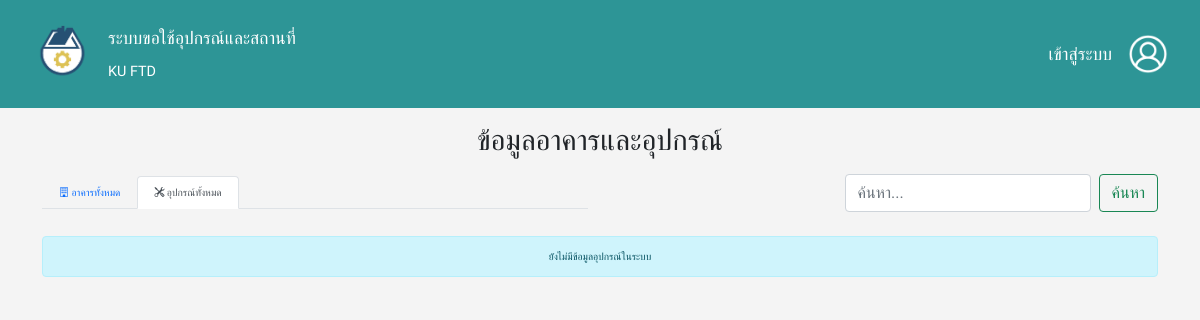
The page /?mode=equipment on the database as committed earlier.
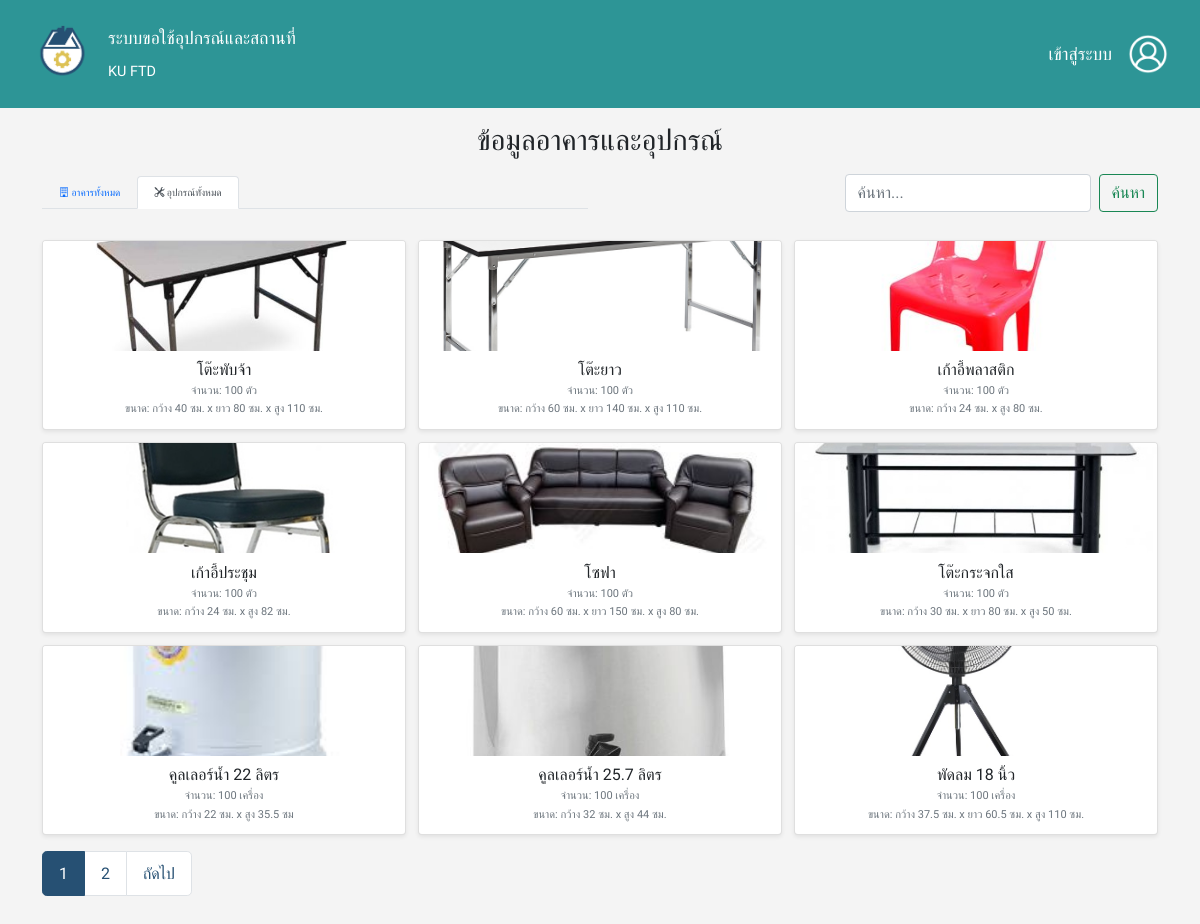
The same page on the database as committed later.
### tables this page shows
CREATE TABLE `equipments` (
  `equip_id` int(10) NOT NULL,
  `equip_name` varchar(100) NOT NULL,
  `quantity` int(3) NOT NULL,
  `measure` varchar(50) NOT NULL,
  `size` varchar(100) NOT NULL,
  `equip_pic` varchar(255) NOT NULL
);

### php/user_data-view.php (called while the page is built, shortened)
<?php
include 'database/database.php';
$items_per_page = 9;
$current_page = isset($_GET['page']) ? (int)$_GET['page'] : 1;
$offset = ($current_page - 1) * $items_per_page;
$search_query = isset($_GET['search']) ? trim($_GET['search']) : '';
$search_param = '%' . $search_query . '%';
$mode = isset($_GET['mode']) ? $_GET['mode'] : 'buildings';
$data = [];
$total_items = 0;
try {
    if ($mode == 'buildings') {
        $sql_count = "SELECT COUNT(DISTINCT b.building_id)
                    FROM buildings b
                    LEFT JOIN facilities f ON b.building_id = f.building_id
                    WHERE b.building_name LIKE ? OR f.facility_name LIKE ?";
        $stmt_count = $conn->prepare($sql_count);
        $stmt_count->bind_param("ss", $search_param, $search_param);
        $stmt_count->execute();
        $stmt_count->bind_result($total_items);
        $stmt_count->fetch();
        $stmt_count->close();
        $sql_data = "SELECT
                        b.building_id,
                        b.building_name,
                        b.building_pic,
                        GROUP_CONCAT(
                            CASE
                                WHEN f.facility_name LIKE ? THEN f.facility_name
                                ELSE NULL
                            END
                            SEPARATOR ', '
                        ) AS matched_facilities
                    FROM buildings b
                    LEFT JOIN facilities f ON b.building_id = f.building_id
                    WHERE b.building_name LIKE ? OR f.facility_name LIKE ?
                    GROUP BY b.building_id, b.building_name, b.building_pic
                    ORDER BY CAST(b.building_id AS UNSIGNED) ASC
                    LIMIT ? OFFSET ?";
        $stmt_data = $conn->prepare($sql_data);
        $stmt_data->bind_param("sssii", $search_param, $search_param, $search_param, $items_per_page, $offset);
        $stmt_data->execute();
        $result_data = $stmt_data->get_result();
        while ($row = $result_data->fetch_assoc()) {
            $data[] = $row;
        }
        $stmt_data->close();
    } elseif ($mode == 'equipment') {
        $sql_count = "SELECT COUNT(*) FROM equipments WHERE equip_name LIKE ?";
        $stmt_count = $conn->prepare($sql_count);
        $stmt_count->bind_param("s", $search_param);
        $stmt_count->execute();
        $stmt_count->bind_result($total_items);
        $sql_data = "SELECT equip_id, equip_name, quantity, measure, size, equip_pic FROM equipments WHERE equip_name LIKE ? ORDER BY equip_id ASC LIMIT ? OFFSET ?";
        $stmt_data = $conn->prepare($sql_data);
        $stmt_data->bind_param("sii", $search_param, $items_per_page, $offset);
        $stmt_data->execute();
        $result_data = $stmt_data->get_result();
        while ($row = $result_data->fetch_assoc()) {
            $data[] = $row;
        }
    }
} catch (Exception $e) {
    error_log("Database Error: " . $e->getMessage());
}
$total_pages = ceil($total_items / $items_per_page);
?>

### index.php (the view, shortened to what this page needs)
<?php
    include 'database/database.php';
    require_once 'php/user_data-view.php';
?>
<!DOCTYPE html>
<html lang="th">
<head>
    <?php include 'header.php'?>
    <link href='https://cdn.jsdelivr.net/npm/fullcalendar@5.11.3/main.min.css' rel='stylesheet' />
</head>
<body>
    <nav class="navbar navbar-dark navigator">
        <div class="container-fluid">
            <div class="d-flex align-items-center gap-3">
                <img src="./images/logo.png" class="img-fluid logo" alt="Logo">
                <div class="d-flex flex-column">
                    <span class="navbar-brand mb-0 fs-5 fs-md-4">ระบบขอใช้อุปกรณ์และสถานที่</span>
                    <span class="navbar-brand mb-0 fs-6 fs-md-5">KU FTD</span>
                </div>
            </div>
            <div class="d-flex align-items-center ms-auto">
                <a class="navbar-brand mb-0 fs-5 fs-md-4" href="login-page.php">เข้าสู่ระบบ</a>
                <a href="login-page.php">
                    <img src="./images/user_button.png" class="img-fluid logo" style="width:40px; height:40px; object-fit:cover;" alt="User Button">
                </a>
            </div>
        </div>
    </nav>
    <div class="container mt-0">
        <h1 class="mb-3 text-center">ข้อมูลอาคารและอุปกรณ์</h1>
        <div class="row mb-3 align-items-center">
            <div class="col-md-6">
                <ul class="nav nav-tabs">
                    <li class="nav-item">
                        <a class="nav-link <?php echo ($mode == 'buildings' || $mode == 'building_detail' || $mode == 'facility_detail') ? 'active' : ''; ?>" aria-current="page" href="?mode=buildings">
                            <i class="bi bi-building"></i> อาคารทั้งหมด
                        </a>
                    </li>
                    <li class="nav-item">
                        <a class="nav-link <?php echo ($mode == 'equipment' || $mode == 'equip_detail') ? 'active' : ''; ?>" href="?mode=equipment">
                            <i class="bi bi-tools"></i> อุปกรณ์ทั้งหมด
                        </a>
                    </li>
                </ul>
            </div>
            <div class="col-md-6">
                <div class="d-flex justify-content-end">
                    <form class="d-flex" action="" method="GET">
                        <input class="form-control me-2" type="search" placeholder="ค้นหา..." aria-label="Search" name="search" value="<?php echo htmlspecialchars($search_query); ?>">
                            <button class="btn btn-outline-success" type="submit">ค้นหา</button>
                    </form>
                </div>
            </div>
        </div>
        <?php
        if ($mode == 'facility_detail' && $detail_item):
            $back_link = '?mode=building_detail&building_id=' . htmlspecialchars($detail_item['building_id']);
        ?>
            <div class="card p-3 my-3">
                <h2 class="card-title mb-3">รายละเอียดสถานที่: <?php echo htmlspecialchars($detail_item['facility_name']); ?></h2>
                <div class="row">
                    <div class="col-12 col-md-4 text-center">
                        <?php if ($detail_item['facility_pic'] && file_exists($detail_item['facility_pic'])): ?>
                            <img src="<?php echo htmlspecialchars($detail_item['facility_pic']); ?>" class="detail-img img-fluid" alt="Facility Picture">
                        <?php else: ?>
                            <img src="./images/placeholder.png" class="detail-img img-fluid" alt="No Image">
                        <?php endif; ?>
                    </div>
                    <div class="col-12 col-md-8 details-text">
                        <p class="mb-1"><strong>ชื่อสถานที่:</strong> <?php echo htmlspecialchars($detail_item['facility_name']); ?></p>
                        <p class="mb-1"><strong>รายละเอียด:</strong> <?php echo nl2br(htmlspecialchars($detail_item['facility_des'])); ?></p>
                        <p class="mb-1"><strong>อาคาร:</strong> <?php echo htmlspecialchars($detail_item['building_id']); ?></p>
                        <p class="mb-1"><strong>ชื่ออาคาร:</strong> <?php echo htmlspecialchars($detail_item['building_name']); ?></p>
                    </div>
                </div>
                <div class="d-flex justify-content-start mt-3">
                    <a href="<?php echo htmlspecialchars($back_link); ?>" class="btn btn-secondary">ย้อนกลับ</a>
                </div>
            </div>
        <?php
        else:
            if (empty($data)):
        ?>
                <div class="alert alert-info text-center mt-4">
                    <?php if (!empty($search_query)): ?>
                        ไม่พบข้อมูลที่คุณค้นหา "<?php echo htmlspecialchars($search_query); ?>"
                    <?php else: ?>
                        <?php if ($mode == 'buildings'): ?>
                            ยังไม่มีข้อมูลอาคารในระบบ
                        <?php elseif ($mode == 'equipment'): ?>
                            ยังไม่มีข้อมูลอุปกรณ์ในระบบ
                        <?php elseif ($mode == 'building_detail' && $detail_item): ?>
                            ยังไม่มีข้อมูลสถานที่ในอาคาร "<?php echo htmlspecialchars($detail_item['building_name']); ?>"
                        <?php endif; ?>
                    <?php endif; ?>
                </div>
        <?php
            else:
        ?>
                <div class="row row-cols-1 row-cols-sm-2 row-cols-md-2 row-cols-lg-3 g-2 mt-0">
                    <?php foreach ($data as $item): ?>
                        <div class="col">
                            <div class="card h-100 shadow-sm">
                                <?php
                                $img_src = './images/placeholder.png';
                                $item_name = '';
                                $link_href = '#';
                                if ($mode == 'buildings') {
                                    $img_src = ($item['building_pic'] && file_exists($item['building_pic'])) ? htmlspecialchars($item['building_pic']) : $img_src;
                                    $item_name = htmlspecialchars($item['building_name']);
                                    $link_href = '?mode=building_detail&building_id=' . htmlspecialchars($item['building_id']);
                                } elseif ($mode == 'equipment') {
                                    $img_src = ($item['equip_pic'] && file_exists($item['equip_pic'])) ? htmlspecialchars($item['equip_pic']) : $img_src;
                                    $item_name = htmlspecialchars($item['equip_name']);
                                    $link_href = '?mode=equip_detail&equip_id=' . htmlspecialchars($item['equip_id']);
                                } elseif ($mode == 'building_detail') {
                                    $img_src = ($item['facility_pic'] && file_exists($item['facility_pic'])) ? htmlspecialchars($item['facility_pic']) : $img_src;
                                    $item_name = htmlspecialchars($item['facility_name']);
                                    $link_href = '?mode=facility_detail&facility_id=' . htmlspecialchars($item['facility_id']);
                                }
                                ?>
                                <a href="<?php echo $link_href; ?>" class="card-img-link">
                                    <img src="<?php echo $img_src; ?>" class="card-img-top" alt="<?php echo $item_name; ?>">
                                </a>
                                <div class="card-body d-flex flex-column">
                                    <?php if ($mode == 'buildings'): ?>
                                        <h5 class="card-title text-center">
                                            อาคาร <?php echo htmlspecialchars($item['building_id']); ?>: <?php echo htmlspecialchars($item['building_name']); ?>
                                        </h5>
                                        <?php if (!empty($search_query) && !empty($item['matched_facilities'])): ?>
                                            <p class="card-text text-success mb-0 small text-center">
                                                <i class="bi bi-search"></i> : <?php echo htmlspecialchars($item['matched_facilities']); ?>
                                            </p>
                                        <?php endif; ?>
                                    <?php else:  ?>
                                        <h5 class="card-title text-center"><?php echo $item_name; ?></h5>
                                    <?php endif; ?>
                                    <?php if ($mode == 'equipment'): ?>
                                        <p class="card-text text-muted mb-0 small text-center">จำนวน: <?php echo htmlspecialchars($item['quantity'] . ' ' . $item['measure']); ?></p>
                                        <p class="card-text text-muted mb-0 small text-center">ขนาด: <?php echo htmlspecialchars($item['size']); ?></p>
                                    <?php elseif ($mode == 'building_detail'): ?>
                                        <p class="card-text text-muted mb-0 small text-center">รายละเอียด: <?php echo htmlspecialchars(mb_strimwidth($item['facility_des'], 0, 40, "...")); ?></p>
                                    <?php endif; ?>
                                </div>
                            </div>
                        </div>
                    <?php endforeach; ?>
                </div>
                <nav aria-label="Page navigation" class="pagination-container mt-2 mb-0">
                    <ul class="pagination pagination-lg">
                        <?php for ($i = 1; $i <= $total_pages; $i++): ?>
                            <li class="page-item <?php echo ($i == $current_page) ? 'active' : ''; ?>">
                                <a class="page-link" href="?mode=<?php echo htmlspecialchars($mode); ?>&page=<?php echo $i; ?><?php echo !empty($search_query) ? '&search=' . htmlspecialchars($search_query) : ''; ?><?php echo ($mode == 'building_detail' && isset($_GET['building_id'])) ? '&building_id=' . htmlspecialchars($_GET['building_id']) : ''; ?>">
                                    <?php echo $i; ?>
                                </a>
                            </li>
                        <?php endfor; ?>
                        <?php if ($current_page < $total_pages): ?>
                            <li class="page-item">
                                <a class="page-link" href="?mode=<?php echo htmlspecialchars($mode); ?>&page=<?php echo $current_page + 1; ?><?php echo !empty($search_query) ? '&search=' . htmlspecialchars($search_query) : ''; ?><?php echo ($mode == 'building_detail' && isset($_GET['building_id'])) ? '&building_id=' . htmlspecialchars($_GET['building_id']) : ''; ?>">ถัดไป</a>
                            </li>
                        <?php endif; ?>
                    </ul>
                </nav>
        <?php
            endif;
        endif;
        ?>
    </div>
</body>
</html>

### header.php (shortened to what this page needs)
<head>
    <link href="https://cdn.jsdelivr.net/npm/bootstrap@5.0.2/dist/css/bootstrap.min.css" rel="stylesheet">
    <link rel="stylesheet" href="https://cdn.jsdelivr.net/npm/bootstrap-icons@1.11.3/font/bootstrap-icons.min.css">
    <link href="style.css" rel="stylesheet">
</head>

### style.css (style rules this page uses)
body { font-size: 10px; font-family: "Kanit", sans-serif; font-style: normal; font-weight: 400; }
.navigator { background-color: #2D9596; flex-shrink: 0; padding: 20px; }
.logo { width: 80px; height: auto; }
html, body { height: 100%; margin: 0; padding: 0; overflow: hidden; display: flex; flex-direction: column; background-color: #f4f4f4; }
.navigator .navbar-brand.fs-5 { font-size: 1.1rem !important; }
.navigator .navbar-brand.fs-6 { font-size: 0.9rem !important; }
.navigator .logo { width: 60px; height: 60px; object-fit: cover; }
.navigator .navbar-brand { color: white; }
.navigator .img-fluid.logo[style*="width:40px"] { width: 40px !important; height: 40px !important; }
.container { flex-grow: 1; overflow-y: auto; padding-top: 15px; padding-bottom: 15px; }
.card-title { font-size: 1.0rem; margin-bottom: 0.25rem; white-space: nowrap; overflow: hidden; text-overflow: ellipsis; }
.card-img-top { width: 100%; height: 110px; object-fit: cover; }
.card-body { padding: 0.6rem; }
.card-text.small { font-size: 11px !important; margin-bottom: 0.1rem !important; }
.pagination .page-link { padding: 0.6rem 1.0rem; font-size: 1.0rem; }
.pagination-container { margin-top: 1rem !important; }
.pagination .page-item .page-link { color: #265073; background-color: #fff; border-color: #dee2e6; transition: all 0.2s ease-in-out; }
.pagination .page-item.active .page-link { color: #fff; background-color: #265073; border-color: #265073; }
.row.g-2 { --bs-gutter-x: 0.75rem; --bs-gutter-y: 0.75rem; }
h1 { margin-bottom: 0.75rem !important; font-size: 1.8rem; }
.card .card-img-link { display: block; text-decoration: none; cursor: pointer; transition: transform 0.2s ease-in-out; }
.alert { margin-bottom: 0.75rem !important; padding: 0.75rem 1rem; }

Rows that differ between the two databases and show on the page:
added equipments: equip_pic (picture), equip_name "โต๊ะพับจ้า", quantity+measure "100 ตัว", size "กว้าง 40 ซม. x ยาว 80 ซม. x สูง 110 ซม."
added equipments: equip_pic (picture), equip_name "โต๊ะยาว", quantity+measure "100 ตัว", size "กว้าง 60 ซม. x ยาว 140 ซม. x สูง 110 ซม."
added equipments: equip_pic (picture), equip_name "เก้าอี้พลาสติก", quantity+measure "100 ตัว", size "กว้าง 24 ซม. x สูง 80 ซม."
added equipments: equip_pic (picture), equip_name "เก้าอี้ประชุม", quantity+measure "100 ตัว", size "กว้าง 24 ซม. x สูง 82 ซม."
added equipments: equip_pic (picture), equip_name "โซฟา", quantity+measure "100 ตัว", size "กว้าง 60 ซม. x ยาว 150 ซม. x สูง 80 ซม."
added equipments: equip_pic (picture), equip_name "โต๊ะกระจกใส", quantity+measure "100 ตัว", size "กว้าง 30 ซม. x ยาว 80 ซม. x สูง 50 ซม."
added equipments: equip_pic (picture), equip_name "คูลเลอร์น้ำ 22 ลิตร", quantity+measure "100 เครื่อง", size "กว้าง 22 ซม. x สูง 35.5 ซม"
added equipments: equip_pic (picture), equip_name "คูลเลอร์น้ำ 25.7 ลิตร", quantity+measure "100 เครื่อง", size "กว้าง 32 ซม. x สูง 44 ซม."
added equipments: equip_pic (picture), equip_name "พัดลม 18 นิ้ว", quantity+measure "100 เครื่อง", size "กว้าง 37.5 ซม. x ยาว 60.5 ซม. x สูง 110 ซม."
Other text that changed with them:
new list line: "1"
new list line: "2"
text no longer shown: "ยังไม่มีข้อมูลอุปกรณ์ในระบบ"
text now shown: "ถัดไป"
